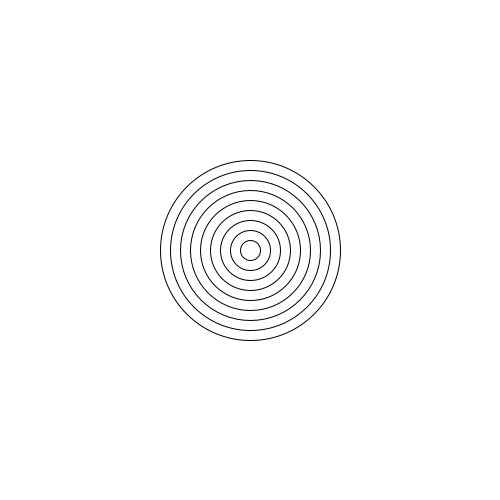
Frame 1 (no input)
Frame 60 (the mouse pressed at the canvas centre just before this capture): identical to frame 1, image omitted
Frame 120 (the mouse held since frame 60 and released just before this capture): identical to frame 1, image omitted

The Processing sketch that drew this single still picture (run headless with seeded random() and noise(); from frame 60 on, the mouse is pressed at the canvas centre):

// Processing sketch: forloop_2
// ── forloop_2.pde

void setup() {
  size(500, 500);
}

void draw() {
  background(255);
  noFill();
  for (int i=0; i<10; i++) {
    ellipse(width/2, height/2,  20*i, 20*i);
  }
  
}
